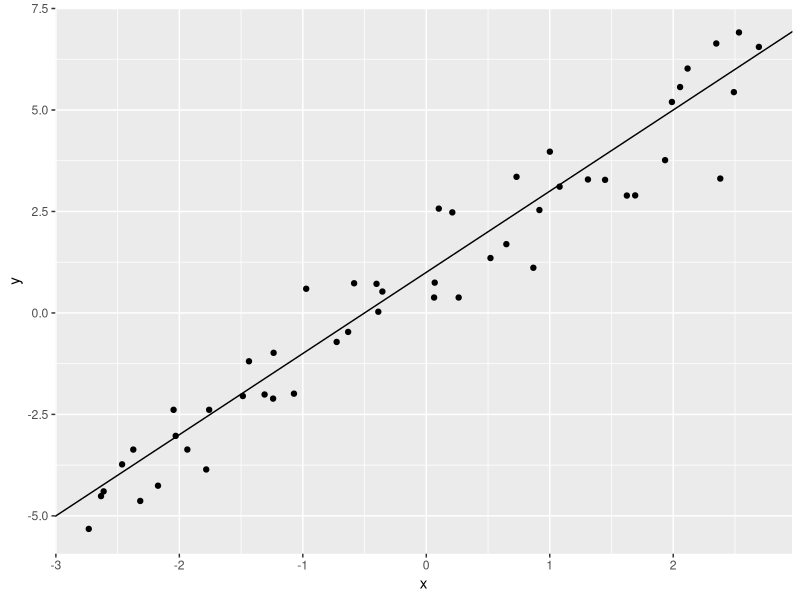
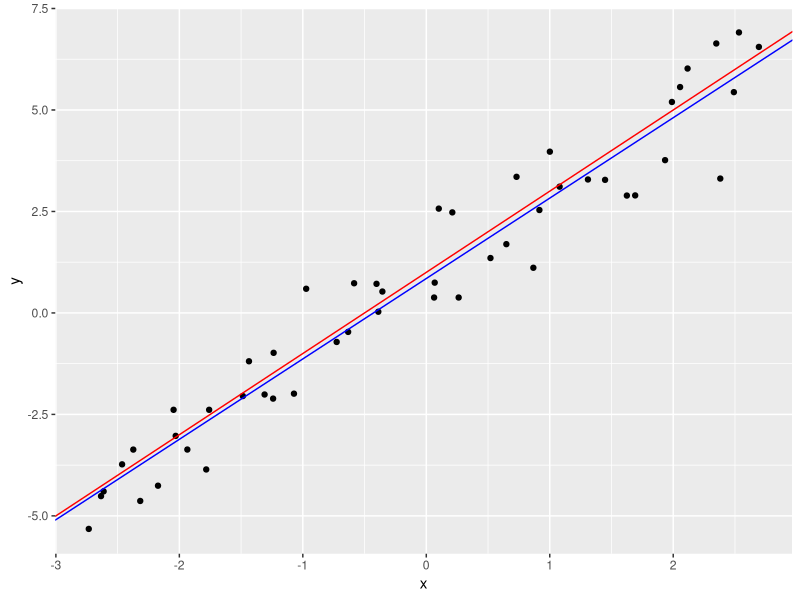
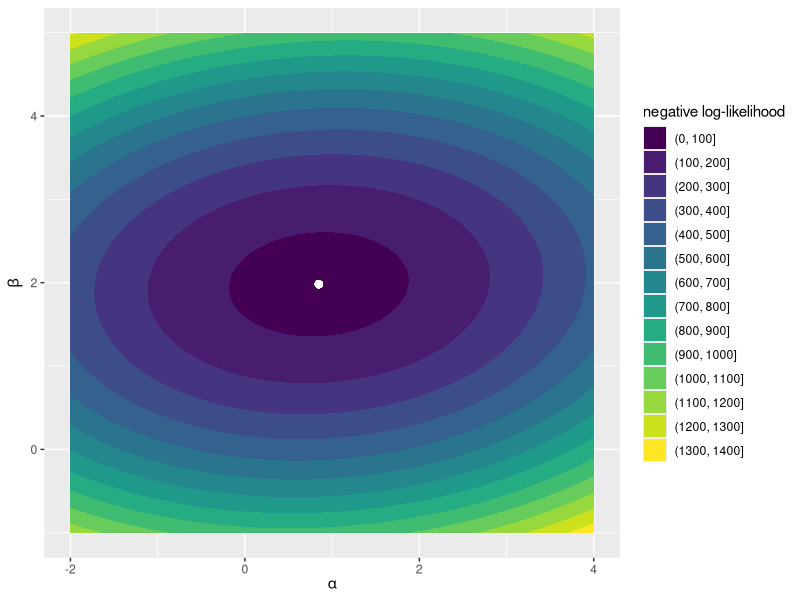
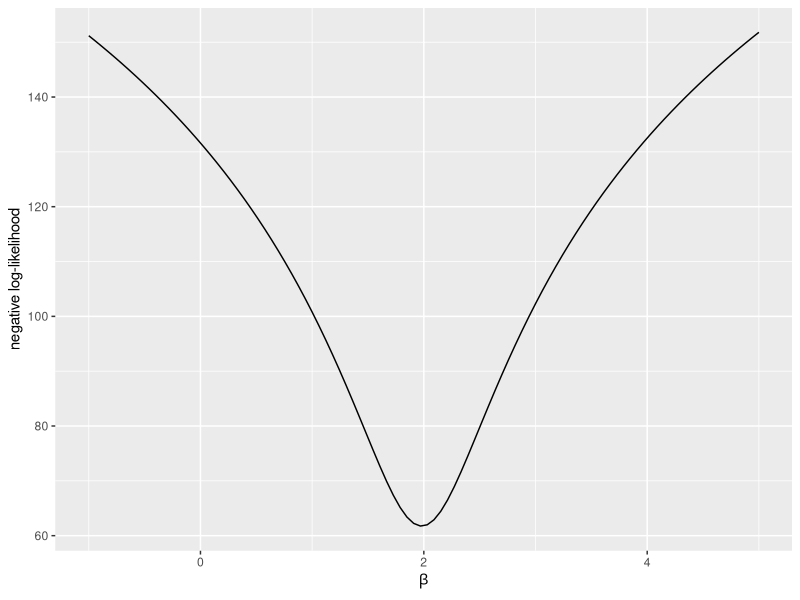
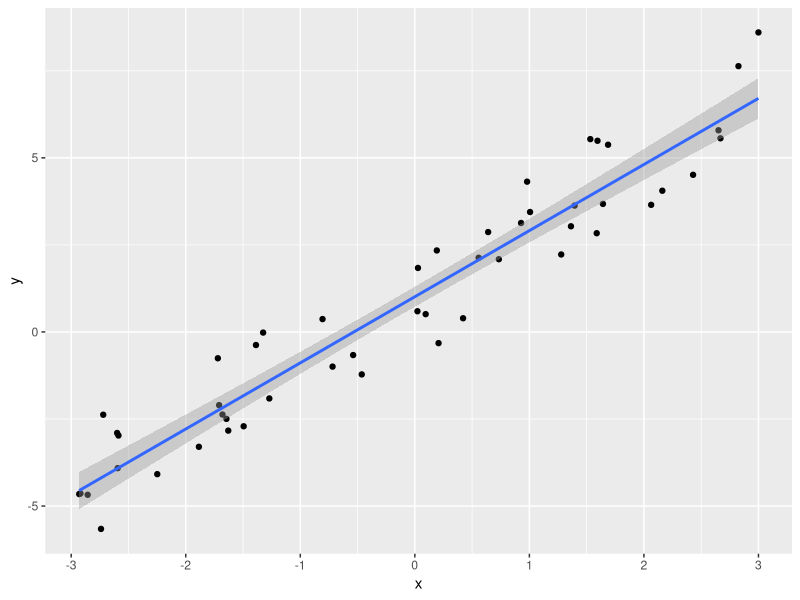

R code for these plots, in order:
## ---- chunk 1
## load the tidyverse packages
if (!require("tidyverse")) install.packages("tidyverse"); library(tidyverse)

knitr::opts_chunk$set(fig.height = 4, fig.width = 6)
## ---- chunk 2
a <- 1 ## intercept
b <- 2 ## slope
sigma <- 1 ## error standard deviation
## ---- chunk 3
n <- 50 ## sample size

## simulate data
sim_data <- data.frame(x = runif(n, min = -3, max = 3))
sim_data$y <- a + b*sim_data$x + rnorm(n, mean = 0, sd = sigma)

## Look at the data structure
head(sim_data)
## ---- chunk 4
sim_data %>% # start with the data
  ggplot(aes(x, y)) + # tell ggplot which aesthetics to use
  geom_point() + # add points
  geom_abline(intercept = a, slope = b) # show the known regression line
## ---- chunk 5
## negative log-likelihood of y-values given intercept, slope, and error sd
## we pass the parameters as a vector in the order a, b, sigma
lm_log_lik <- function(pars, x, y) {
  a <- pars[1]; b <- pars[2]; sigma <- pars[3]
  if (sigma > 0) {
    return(-sum(dnorm(y, mean = a + b*x, sd = sigma, log = TRUE)))
  } else {
    return(1000)
  }
}
## ---- chunk 6
fit <- optim(
  par = c(a = 0, b = 0, sigma = 1), 
  fn = lm_log_lik, 
  x = sim_data$x, 
  y = sim_data$y, 
  hessian = TRUE
)

fit
## ---- chunk 7
coef(lm(y ~ x, data = sim_data))
## ---- chunk 8
sim_data %>%   
  ggplot(aes(x, y)) + # tell ggplot which aesthetics to use
  geom_point() + # add points
  geom_abline(intercept = a, slope = b, color = "red") + # show the known regression line
  geom_abline(intercept = fit$par[1], slope = fit$par[2], color = "blue") # our estimates
## ---- chunk 9
a_seq <- seq(-2, 4, length.out = 100)
b_seq <- seq(-1, 5, length.out = 100)

### data frame containing all combinations of the intercept and slope values
par_grid <- expand.grid("a" = a_seq, "b" = b_seq)

### loop over data frame, store negative log likelihood
for (i in 1:nrow(par_grid)) {
  par_grid$loglik[i] <- lm_log_lik(
    c(a = par_grid$a[i], b = par_grid$b[i], sigma = fit$par[3]), 
    x = sim_data$x, 
    y = sim_data$y
  )
}
## ---- chunk 10
par_grid %>% 
  ggplot(aes(a, b, z = loglik)) + 
  geom_contour_filled() + 
  labs(x = expression(alpha), y = expression(beta), fill = "negative log-likelihood") + 
  geom_point(aes(x = fit$par[1], y = fit$par[2]), size = 2, color = "white")
## ---- chunk 11
## Modify our `lm_log_lik` function so that the slope is a separate argument
## We'll pass this to `optim` to just find the values of the intercept and sd
slope_proflik <- function(pars, b, x, y) {
  a <- pars[1]; sigma <- pars[2] ## only two pars in this function
  if (sigma > 0) {
    return(-sum(dnorm(y, mean = a + b*x, sd = sigma, log = TRUE)))
  } else {
    return(1000)
  }
}

b_profile <- data.frame(
  b = seq(-1, 5, length.out = 100)  ## values of slope to loop over
)

## loop over values of the slope, store negative log-likelihood
for (i in 1:nrow(b_profile)) {
  b_fit <- optim(
    par = c(a = 0, sigma = 1), # initial values for intercept and sd
    fn = slope_proflik,  # objective function
    b = b_profile$b[i], # fixed slope value
    x = sim_data$x,   # x values
    y = sim_data$y   # y values
  )
  b_profile$nll[i] <- b_fit$value
}

## plot slope profile
b_profile %>% 
  ggplot(aes(b, nll)) + 
  geom_line() + 
  labs(x = expression(beta), y = "negative log-likelihood")
## ---- chunk 12
var_cov <- solve(fit$hessian)
var_cov
## ---- chunk 13
fisher_se <- sqrt(diag(var_cov))
fisher_se
## ---- chunk 14
summary(lm(y ~ x, data = sim_data))
## ---- chunk 15
n_obs <- nrow(sim_data) ## number of observations
n_samples <- 1000 ## number of bootstrap samples

## initialize an empty matrix to store parameter estimates for each sample
par_samples <- matrix(nrow = n_samples, ncol = 3)

## recalculate MLE for each sample
for (i in 1:n_samples) {
  sample_rows <- sample(1:n_obs, size = n_obs, replace = TRUE) # sampled rows from data
  new_data <- sim_data[sample_rows,] # subset data to sampled rows
  
  sample_fit <- optim(
    par = c(0, 0, 1), # initial values
    fn = lm_log_lik, # log likelihood function
    x = new_data$x, # sampled x-values
    y = new_data$y # sampled y-values
  )
  
  par_samples[i,] <- sample_fit$par # store sample parameters
}

boot_se <- apply(par_samples, MARGIN = 2, FUN = sd) # calculate column SDs
boot_se
## ---- chunk 16
gamma <- 0.05 ## 95% confidence interval

alpha_CI <- qnorm(c(gamma/2, 1 - gamma/2), mean = fit$par[1], sd = fisher_se[1])
beta_CI <- qnorm(c(gamma/2, 1 - gamma/2), mean = fit$par[2], sd = fisher_se[2])

cbind(alpha_CI, beta_CI)
## ---- chunk 17
alpha_CI <- qnorm(c(gamma/2, 1 - gamma/2), mean = fit$par[1], sd = boot_se[1])
beta_CI <- qnorm(c(gamma/2, 1 - gamma/2), mean = fit$par[2], sd = boot_se[2])

cbind(alpha_CI, beta_CI)
## ---- chunk 18
alpha_CI <- quantile(par_samples[,1], c(gamma/2, 1 - gamma/2))
beta_CI <- quantile(par_samples[,2], c(gamma/2, 1 - gamma/2))

cbind(alpha_CI, beta_CI)
## ---- chunk 19
lm_fit <- function(x, y, SE = "fisher", init = c("a" = 0, "b" = 0, "sigma" = 1), n_boot = 1000) {

  if (!(SE %in% c("bootstrap", "fisher"))) stop("SE options are bootstrap or fisher")
  if (length(x) != length(y)) stop("x and y lengths differ")

  ## Maximum-likelihood estimate
  MLE <- optim(
    par = init, # initial values
    fn = lm_log_lik,  # our negative log-likelihood function
    x = x,   # x values
    y = y,   # y values
    hessian = (SE == "fisher") # only return Hessian if Fisher information used
  )

  ## Standard error using either fisher information or bootstrapping
  if (SE == "fisher") {
    var_cov <- solve(MLE$hessian)
    fit_se <- sqrt(diag(var_cov))
  } else {
    n_obs <- length(x) ## number of observations

    ## initialize an empty matrix to store parameter estimates for each sample
    par_samples <- matrix(nrow = n_boot, ncol = 3)

    ## recalculate MLE for each sample
    for (i in 1:n_boot) {
      samp <- sample(1:n_obs, size = n_obs, replace = TRUE) # sampled observations
      new_x <- x[samp] # subset x to sampled observations
      new_y <- y[samp] # subset y to sampled observations

      sample_fit <- optim(
        par = init, # initial values
        fn = lm_log_lik, # log likelihood function
        x = new_x, # sampled x-values
        y = new_y # sampled y-values
      )
  
    par_samples[i,] <- sample_fit$par # store sample parameters
  }
  fit_se <- apply(par_samples, MARGIN = 2, FUN = sd) # calculate column SDs
 }

 ## nicely format output
 data.frame(
   coef = c("intercept", "slope"), 
   estimate = MLE$par[1:2], 
   SE = fit_se[1:2]
 )

}
## ---- chunk 20
a <- 1 ## intercept
b <- 2 ## slope
sigma <- 1 ## error standard deviation
n <- 50 ## sample size

## simulate data
sim_data <- tibble(
  x = runif(n, min = -3, max = 3), ## x values
  y = a + b*x + rnorm(n, mean = 0, sd = sigma) ## regression equation
)

## plot data
sim_data %>% ggplot(aes(x, y)) + geom_point() + geom_smooth(method = "lm")

## run regression
lm_fit(sim_data$x, sim_data$y, SE = "fisher")
## ---- chunk 21
## YOUR CODE HERE
## ---- chunk 22
### full negative log-likelihood
full <- optim(par = c(0, 0, 1), fn = lm_log_lik, x = anscombe$x1, y = anscombe$y1)
full <- full$value

### reduced negative log-likelihood
## YOUR CODE HERE

### calculate test statistic
## YOUR CODE HERE

### p-value
## YOUR CODE HERE
## ---- chunk 23
### WRITE THE SUM OF SQUARES FUNCTION -------------------------------------
## sum of squared errors given intercept and slope
## pass the parameters as a vector c(a, b)
sum_sqrs <- function(pars, x, y) {
  a <- pars[1]; b <- pars[2]
  ## YOUR CODE HERE
}

### SIMULATE DATA ---------------------------------------------------------

a <- 1 ## intercept
b <- 2 ## slope
sigma <- 1 ## error standard deviation
n <- 50 ## sample size

## simulate data
sim_data <- tibble(
  x = runif(n, min = -3, max = 3), ## x values
  y = a + b*x + rnorm(n, mean = 0, sd = sigma) ## regression equation
)

### OBTAIN PARAMETER ESTIMATES USING SUM OF SQUARES -----------------------
ss_fit <- optim(
  par = c(0, 0), # initial values (a, b)
  fn = sum_sqrs,  # sum of squares function
  x = sim_data$x,   # x values
  y = sim_data$y   # y values
)

ss_fit
## ---- chunk 24
### OBTAIN PARAMETER ESTIMATES USING MAXIMUM LIKELIHOOD -------------------
ml_fit <- optim(
  par = c(0, 0, 1), # initial values (a, b, sigma)
  fn = lm_log_lik,  # negative log-likelihood function
  x = sim_data$x,   # x values
  y = sim_data$y   # y values
)

ml_fit
